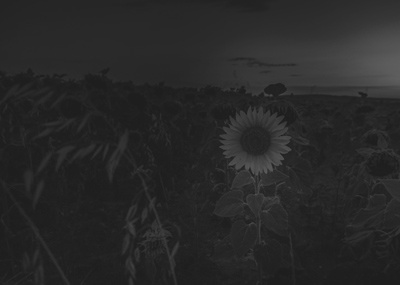
#> input picture images/low2.jpg, 400 x 285 px
$ python wqwq2.py
#> lines starting #> are read from the running program, lines starting #| are printed output that depends on the picture
import cv2
import numpy as np

image = cv2.imread("images/low2.jpg",cv2.IMREAD_GRAYSCALE)
#> image is the input picture: shape (285, 400); min 26, max 95, mean 40.3
if image is None: raise Exception("영상파일 읽기 오류")

arr = np.zeros(256)
print(arr)

h,i=image.shape[0],image.shape[1]
#> h = 285; i = 400
print(h,i)
#| 285 400

for h1 in range(h):
    for i1 in range(i):
        arr[image[h1][i1]]=arr[image[h1][i1]]+1
#> after the loop, arr = 256 values, max 9791 at index 33, min 0 at index 0, mean 445.3

cv2.imshow("image",image)
cv2.waitKey(0)
for l in range(256):
    print(l,":",arr[l])
#> this loop made 256 passes
#| 0 : 0.0
#| 1 : 0.0
#| 2 : 0.0
#| 3 : 0.0
#| 4 : 0.0
#| 5 : 0.0
#| 6 : 0.0
#| 7 : 0.0
#> (further printed lines are left out)

min_p = min(map(min, image))
#> min_p = 26
max_p = max(map(max, image))
#> max_p = 95

print(min_p,max_p)
#| 26 95
a=150
b=250

for h1 in range(h):
    for i1 in range(i):
        image[h1][i1]=(image[h1][i1]-min_p)*((b-a)/(max_p-min_p))+a
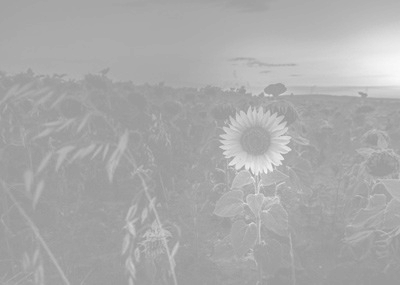
#> image: shape (285, 400); min 150, max 250, mean 170.3

arr2 = np.zeros(256)

for h1 in range(h):
    for i1 in range(i):
        arr2[image[h1][i1]]=arr2[image[h1][i1]]+1
#> after the loop, arr2 = 256 values, max 9791 at index 160, min 0 at index 0, mean 445.3
for i in range(256):
    print(i,":",arr2[i])


cv2.imshow("image",image)
cv2.waitKey(0)
